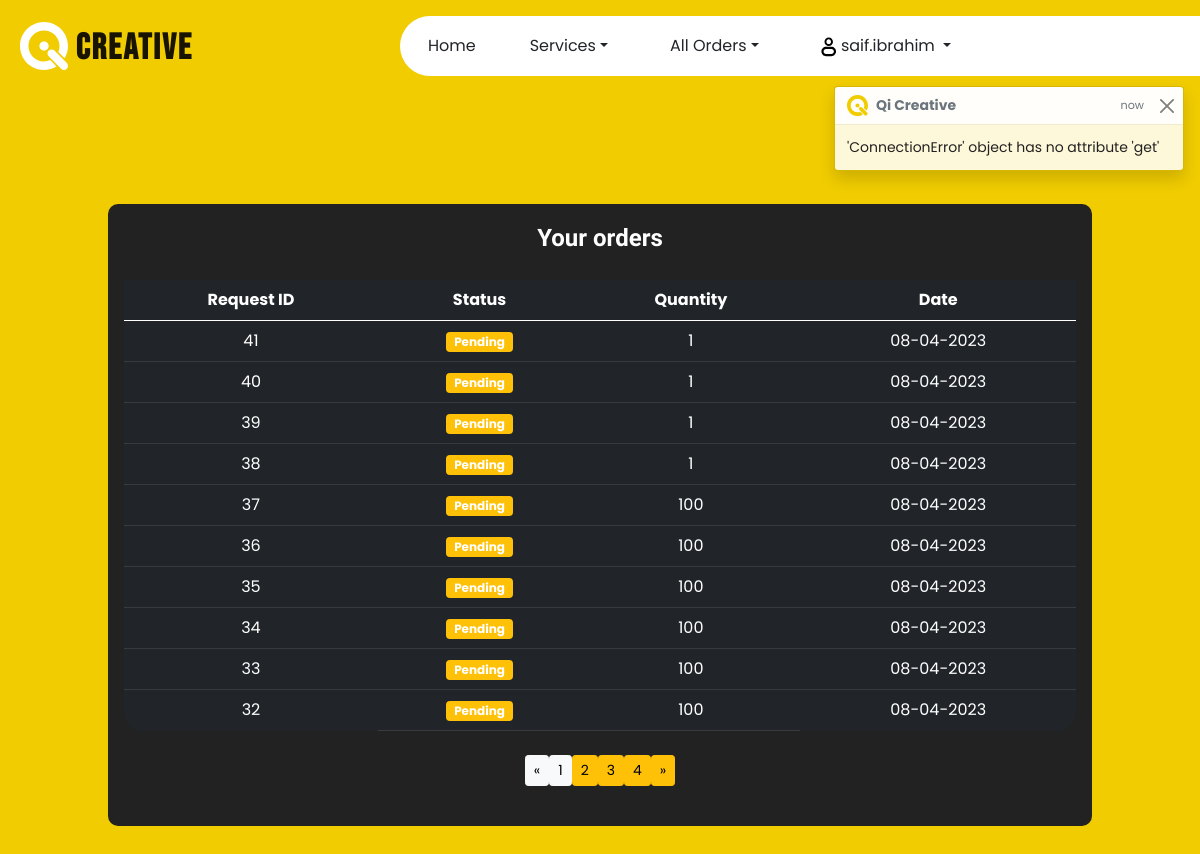
/business_order/ (signed in), run on the app's committed database.
### accounts/models.py (models this page shows, shortened)
class User(AbstractBaseUser, PermissionsMixin):
    id = models.AutoField(primary_key=True, )
    phone = PhoneNumberField()
    firstname = models.CharField(verbose_name=_("first name"), max_length=30)
    lastname = models.CharField(verbose_name=_("last name"), max_length=30)
    email = models.EmailField(verbose_name=_("email"), max_length=60, unique=True)
    username = models.CharField(max_length=30, unique=True, verbose_name=_('Username'))
    last_login = models.DateTimeField(verbose_name=_('last login'), auto_now=True)
    is_businesscard_admin = models.BooleanField(default=False, verbose_name=_('Is Business Card admin'))
    is_servicecenter_admin = models.BooleanField(default=False, verbose_name=_('Is Service Center admin'))
    is_active = models.BooleanField(default=True, verbose_name=_('Is active'))
    is_staff = models.BooleanField(default=False, verbose_name=_('Is staff'))
    is_superuser = models.BooleanField(default=False, verbose_name=_('Is superuser'))
    created_at = models.DateTimeField(auto_now_add=True,editable=False,verbose_name=_('Created at'))
    modified_at = models.DateTimeField(auto_now=True,editable=False,verbose_name=_('Modified at'))
    created_by = models.ForeignKey(
        'User', related_name='%(class)s_createdby', on_delete=models.CASCADE, blank=True, null=True,editable=False,verbose_name=_('Created by'))
    modified_by = models.ForeignKey(
        'User', related_name='%(class)s_modifiedby', null=True, blank=True, on_delete=models.CASCADE,editable=False,verbose_name=_('Modified by'))
    USERNAME_FIELD = 'email'
    REQUIRED_FIELDS = ['username']
    objects = UserManager()
    class Meta:
        verbose_name = _('User')
        verbose_name_plural = _('Users')

### businesscard/models.py (models this page shows, shortened)
class BusinessRequest(models.Model):
    id = models.AutoField(primary_key=True, )
    user = models.ForeignKey(User, related_name='%(class)s_user',
                             null=True, blank=True, on_delete=models.CASCADE)
    employee_id = models.BigIntegerField(blank=False, null=False)
    first_name_en = models.CharField(
        max_length=250, blank=False, null=False, verbose_name='First Name En')
    last_name_en = models.CharField(
        max_length=250, blank=True, null=True, verbose_name='Last Name En')
    first_name_ar = models.CharField(
        max_length=250, blank=False, null=False, verbose_name='First Name Ar')
    last_name_ar = models.CharField(
        max_length=250, blank=True, null=True, verbose_name='last Name Ar')
    job_title = models.CharField(
        max_length=250, blank=False, null=False, verbose_name='Job Title En')
    job_title_ar = models.CharField(
        max_length=250, blank=False, null=False, verbose_name='Job Title Ar')
    phone = PhoneNumberField(verbose_name="Phone Number")
    quantity = models.BigIntegerField(blank=False, null=False)
    pdf = models.FileField(upload_to='pdf/%Y/%m/%d/', verbose_name='PDF')
    created_at = models.DateTimeField(
        auto_now_add=True, editable=False, verbose_name='Created at')
    status = models.CharField(choices=STATUS, default='Pending', max_length=250, blank=False, null=False,
                              verbose_name='Status')
    status_change_by = models.ForeignKey(User, related_name='%(class)s_status_change_by', null=True, blank=True,
                                         on_delete=models.CASCADE)
    status_change_at = models.DateTimeField(
        editable=False, null=True, blank=True, verbose_name='Status Change By')
    modified_at = models.DateTimeField(
        auto_now=True, editable=False, verbose_name='Modified at')
    created_by = models.ForeignKey(
        User, related_name='%(class)s_createdby', on_delete=models.CASCADE, blank=True, null=True, editable=False,
        verbose_name='Created by')
    modified_by = models.ForeignKey(
        User, related_name='%(class)s_modifiedby', null=True, blank=True, on_delete=models.CASCADE, editable=False,
        verbose_name='Modified by')

### businesscard/views.py (the view)
# urls.py: path('', login_required(NewBusinessRequest), name='new_bc'),
def NewBusinessRequest(request):
    data: list = []
    msg: str = ''
    data_value: dict = {}
    page_obj = None
    page_range = None
    user_requests = None
    response_status = 1
    page_number = request.GET.get('page', 1)
    all_orders_count = None
    form = None
    if request.method == 'POST':
        form = BusinessRequestForm(request.POST)
        if form.is_valid():
            BusinessRequestFormResult = form.save(commit=False)
            BusinessRequestFormResult.user = User.objects.get(
                email=request.user.email)
            BusinessRequestFormResult.created_by = User.objects.get(
                email=request.user.email)
            BusinessRequestFormResult.save()
            messages.add_message(request, messages.SUCCESS,
                                 f'Business Card Request successfully submitted with id {BusinessRequestFormResult.id}')
            return redirect('home')
        else:
            messages.add_message(
                request, messages.ERROR, 'Your request not submitted, please check the below error')
            form = form
            msg = 'POSTERROR'
            try:
                if request.user.is_authenticated:
                    user_requests = BusinessRequest.objects.filter(
                        user=request.user)
            except BusinessRequest.DoesNotExist:
                user_requests = None
            try:
                data = SocialAccount.objects.get(user=request.user).extra_data
                data_response = get_zoho_data(email=request.user.email)
                response_status = data_response.get('response').get('status')
                if response_status == 0:
                    result = data_response.get('response').get('result')
                    data_value = list(result[0].values())[0][0]
                elif response_status == 1:
                    messsage = data_response.get(
                        'response').get('errors').get('message')
                    messages.add_message(request, messages.ERROR, messsage)
            except Exception as e:
                messages.add_message(request, messages.ERROR, e)
    elif request.method == 'GET':
        try:
            if request.user.is_authenticated:
                all_orders_count = BusinessRequest.objects.filter(
                    status='Pending').count()
        except BusinessRequest.DoesNotExist:
            all_orders_count = None
        try:
            if request.user.is_authenticated:
                user_requests = BusinessRequest.objects.filter(
                    user=request.user).order_by('-id')
                paginator = Paginator(user_requests, 10)
                page_number = request.GET.get('page', 1)
                page_obj = paginator.get_page(page_number)
                page_range = paginator.get_elided_page_range(
                    number=page_number, on_each_side=2, on_ends=2)
        except BusinessRequest.DoesNotExist:
            user_requests = None
        try:
            if request.user.is_authenticated:
                data = SocialAccount.objects.get(user=request.user).extra_data
                data_response = get_zoho_data(email=request.user.email)
                response_status = data_response.get('response').get('status')
                if response_status == 0:
                    result = data_response.get('response').get('result')
                    data_value = list(result[0].values())[0][0]
                elif response_status == 1:
                    messsage = f"Zoho: {data_response.get('response').get('errors').get('message')}"
                    messages.add_message(request, messages.ERROR, messsage)
        except Exception as e:
            messages.add_message(request, messages.ERROR, e)
    context = {
        'data': data,
        'msg': msg,
        'response_status': response_status,
        'data_response': data_value,
        'page_obj': page_obj,
        'page_range': page_range,
        'form': form,
        'allorderscount': all_orders_count,
    }
    return render(request, 'businesscard/NewBusinessRequest.html', context)

### templates/businesscard/NewBusinessRequest.html (shortened to what this page needs)
{% extends "layout.html" %} {% block content %} {% load static %} {% load socialaccount %} {% load getnames %}
{% if user.is_authenticated %}
    {% if page_obj|length > 0 %}
    <div data-aos="zoom-in-up" data-aos-duration="1500" class="section" id="orders">
        <div class="row responsive-section align-items-center res-bcard">
                <div class="col-12 align-items-center orders-section justify-center text-center bg-qitext text-white">
                <h3 class="message text-3xl x2l:text-4xl font-extrabold font-roleway">Your orders</h3>
                <table class="table table-dark table-hover">
                    <thead>
                        <tr>
                            <th>Request ID</th>
                            <th>Status</th>
                            <th class="no-mobile">Quantity</th>
                            <th>Date</th>
                        </tr>
                    </thead>
                    <tbody>
                    {% for req in page_obj %}
                        <tr>
                            <td><a onclick="redirect('{% url 'BusinessRequestDetails' req.id %}')">{{ req.id }}</a></td>
                            <td><span class="badge bg-{% if req.status == 'Pending' %}warning{% elif req.status == 'Approved' %}success{% elif req.status == 'Reject' %}danger{% elif req.status == 'In Printing' %}warning{% elif req.status == 'Done' %}info{% endif %}">{{ req.status }}</span></td>
                            <td  class="no-mobile">{{ req.quantity }}</td>
                            <td>{{ req.created_at|date:"d-m-Y" }}</td>
                        </tr>
                    {% endfor %}
                    </tbody>
                </table>
                                  <div class="row justify-content-center mt30 ">
                    <nav aria-label="Page navigation ">
                      <ul class="pagination justify-content-center flex-wrap mt-2 mb-4">
                        {% if page_obj.has_previous %}
                            <li class="page-item"><a class="btn btn-sm btn-warning" href="?page={{ page_obj.previous_page_number }}">«</a></li>
                        {% else %}
                            <li class="disabled page-item"><span class="btn btn-sm btn-light">&laquo;</span></li>
                        {% endif %}
                        {% for i in page_range|default_if_none:page_obj.paginator.get_elided_page_range %}
                            {% if page_obj.number == i %}
                                <li class="active page-item"><span class="btn btn-sm btn-light">{{ i }}</span>
                                </li>
                            {% else %}
                                {% if i == page_obj.paginator.ELLIPSIS %}
                                    <li class="page-item"><span class="btn btn-sm btn-light">{{ i }}</span></li>
                                {% else %}
                                    <li class="page-item"><a class="btn btn-sm btn-warning" href="?page={{ i }}">{{ i }}</a></li>
                                {% endif %}
                            {% endif %}
                        {% endfor %}
                        {% if page_obj.has_next %}
                            <li class="page-item"><a class="btn btn-sm btn-warning" href="?page={{ page_obj.next_page_number }}">»</a></li>
                        {% else %}
                            <li class="disabled page-item"><span class="btn btn-sm btn-light">&raquo;</span></li>
                        {% endif %}
                    </ul>
                    </nav>
                  </div>
            </div>
            </div>
        </div>
    {% endif %}
{% endif %}
 {% endblock %}

### templates/layout.html (shortened to what this page needs)
{% load static %} {% load socialaccount %}
<!DOCTYPE html>
<html lang="en">
  <head>
    <link href="{% static 'css/bootstrap.min.css' %}" rel="stylesheet" />
    <link
      rel="stylesheet"
      type="text/css"
      href="{% static 'css/index-ce0453.css' %}?v=1.1.4"
    />
    <link
      rel="stylesheet"
      href="https://cdn.jsdelivr.net/npm/bootstrap-icons@1.10.4/font/bootstrap-icons.css"
    />
    <link href="{% static 'css/aos.css' %}" rel="stylesheet" />
  </head>
  <body style="background-color: #f0cc00">
    <div id="root">
      <div class="bg-qibg text-qitext pt-2">
        <nav
          class="navbar navbar-expand-lg sticky-top navbar-light"
          id="qi-navbar"
        >
          <div class="container-fluid">
            <a
              class="navbar-brand font-bold text-3xl sm:text-4xl font-bebas xs:block"
              href="/"
            >
              <img
                src="{% static '/images/qi-logo.svg' %}"
                alt="Logo"
                height="48px"
                width="48px"
                class="d-inline-block"
              />
              <p class="nav-text">Creative</p>
            </a>
            <div
              class="collapse navbar-collapse bg-white rounded-l-full"
              id="QinavbarToggler"
            >
              <ul class="nav nav-navbar items-center me-auto mb-2 mb-lg-0">
                <li class="nav-item">
                  <a class="nav-link link-hover text-dark" href="/">Home</a>
                </li>
                 {% if user.is_authenticated %}
                <li class="nav-item dropdown">
                  <a
                    class="nav-link dropdown-toggle text-dark"
                    href="#"
                    id="navbarDropdown"
                    role="button"
                    data-bs-toggle="dropdown"
                    aria-expanded="false"
                    >Services</a
                  >
                </li>
                {% if user.is_superuser or user.is_businesscard_admin %}
                <li class="nav-item dropdown">
                  <a
                    class="nav-link dropdown-toggle text-dark"
                    href="#"
                    id="navbarDropdown"
                    role="button"
                    data-bs-toggle="dropdown"
                    aria-expanded="false"
                    >All Orders</a
                  >
                </li>
                {% endif %}
                <li class="nav-item dropdown">
                  <a
                    class="nav-link dropdown-toggle text-dark"
                    href="#"
                    id="navbarDropdown"
                    role="button"
                    data-bs-toggle="dropdown"
                    aria-expanded="false"
                  >
                    <img
                      src="{% static '/images/profile.svg' %}"
                      alt="Logo"
                      height="16px"
                      width="16px"
                      class="d-inline-block"
                    />
                    {{ user.username }}
                  </a>
                </li>
                {% endif %}
              </ul>
            </div>
          </div>
        </nav>
        {% if messages %} {% for message in messages %}
        <div
          class="toast-container position-absolute p-3 end-0"
          style="z-index: 11; top: 70px !important"
        >
          <div
            id="CreativeToast"
            class="toast fade show"
            role="alert"
            data-bs-delay="2000"
            data-bs-autohide="true"
            aria-live="assertive"
            aria-atomic="true"
          >
            <div class="toast-header">
              <img
                src="{% static '/images/qi-logo-yellow.svg' %}"
                width="21px"
                height="21px"
                class="rounded me-2"
                alt="toast-image"
              />
              <strong class="me-auto">Qi Creative</strong>
              <small>now </small>
              <button
                type="button"
                class="btn-close"
                data-bs-dismiss="toast"
                aria-label="Close"
              ></button>
            </div>
            <div class="toast-body">{{ message }}</div>
          </div>
        </div>
        {% endfor %} {% endif %} {% block content %}{% endblock %}
      </div>
    </div>
  </body>
</html>

### data on the page
User: username "saif.ibrahim"
BusinessRequest: id "41", status "Pending", quantity "1", created_at "08-04-2023"
BusinessRequest: id "40", status "Pending", quantity "1", created_at "08-04-2023"
BusinessRequest: id "39", status "Pending", quantity "1", created_at "08-04-2023"
BusinessRequest: id "38", status "Pending", quantity "1", created_at "08-04-2023"
BusinessRequest: id "37", status "Pending", quantity "100", created_at "08-04-2023"
BusinessRequest: id "36", status "Pending", quantity "100", created_at "08-04-2023"
BusinessRequest: id "35", status "Pending", quantity "100", created_at "08-04-2023"
BusinessRequest: id "34", status "Pending", quantity "100", created_at "08-04-2023"
BusinessRequest: id "33", status "Pending", quantity "100", created_at "08-04-2023"
BusinessRequest: id "32", status "Pending", quantity "100", created_at "08-04-2023"

### other printed values
{{ message }} "'ConnectionError' object has no attribute 'get'"
{{ i }} "1"
{{ i }} "2" "3" "4"
